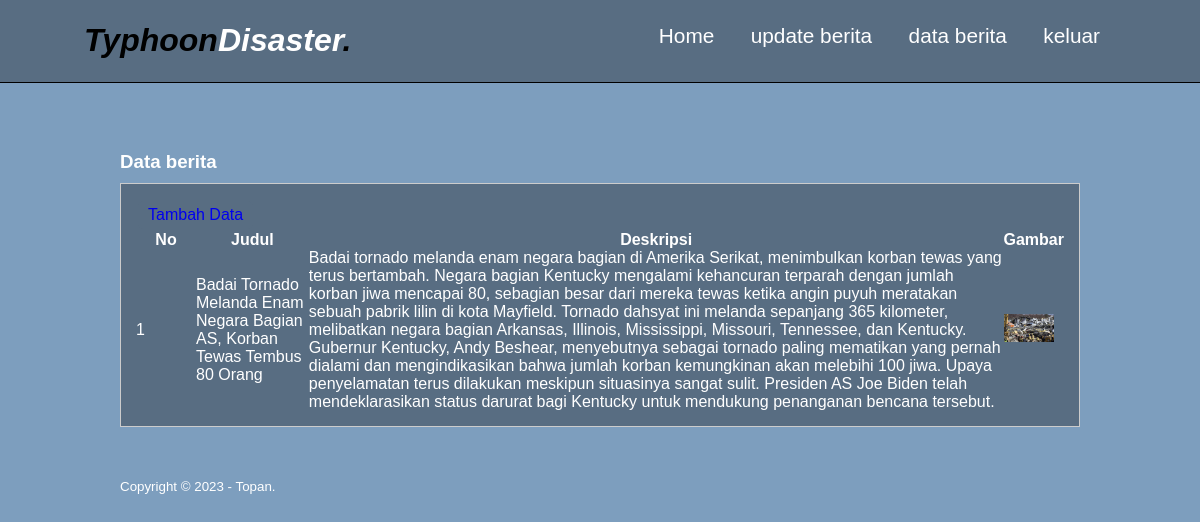
The page /topan/data-berita.php (signed in) on the database its author committed.
### tables this page shows
CREATE TABLE `tb_berita` (
  `judul` varchar(100) NOT NULL,
  `berita_desc` longtext NOT NULL,
  `berita_img` varchar(100) NOT NULL,
  `berita_id` int(11) NOT NULL
);

### topan/data-berita.php (the view, shortened to what this page needs)
<?php
	include 'db.php';
?>
<!DOCTYPE html>
<html>
<head>
	<link rel="stylesheet" type="text/css" href="style2.css">
</head>
<body>
	<header>
		<nav class="navbar">
			<a href="#" class="navbar-logo">Typhoon<span>Disaster</span>.</a>
			<div class="navbar-nav">
				<a href="dashboardadmin.php">Home</a>
				<a href="berita.php">update berita</a>
				<a href="data-berita.php">data berita</a>
				<a href="keluar.php">keluar</a>
			</div>
		</nav>
	</header>
<br><br><br><br><br><br><br>
	<div class="section">
		<div class="container">
			<h3>Data berita</h3>
			<div class="box">
				<p><a href="berita.php" class="box-tambah">Tambah Data</a></p>
				<table border="1" cellspacing="0" class="table">
					<thead>
						<tr>
							<th width="60px">No</th>
							<th>Judul</th>
							<th>Deskripsi</th>
							<th>Gambar</th>
						</tr>
					</thead>
					<tbody>
						<?php
						$no = 1;
						$berita = mysqli_query($conn, "SELECT * FROM tb_berita ORDER BY berita_id DESC");
						if (mysqli_num_rows($berita) > 0) {
							while ($row = mysqli_fetch_array($berita)) {
						?>
								<tr>
									<td><?php echo $no++ ?></td>
									<td><?php echo $row['judul'] ?></td>
									<td><?php echo $row['berita_desc'] ?></td>
									<td><a href="produk/<?php echo $row['berita_img'] ?>" target="_blank"> <img src="img/<?php echo $row['berita_img'] ?>" width="50px"> </a></td>
								</tr>
						<?php }
						} else { ?>
							<tr>
								<td colspan="7">Tidak ada data</td>
							</tr>
						<?php } ?>
					</tbody>
				</table>
			</div>
		</div>
	</div>
	<footer>
		<div class="container">
			<small>Copyright &copy; 2023 - Topan.</small>
		</div>
	</footer>
</body>
</html>

### topan/style2.css (style rules this page uses)
:root { --primary: rgba(0, 8, 255, 0.89); --bg: rgba(0, 13, 255, 0.89); }
* { margin: 0; padding: 0; box-slizing: border-box; outline: none; border: none; text-decoration: none; }
html { scroll-behavior: smooth; }
body { font-family: "poppins", sans-serif; background-color: rgb(125, 158, 190); color: #fff; }
.navbar { display: flex; justify-content: space-between; align-items: center; padding: 1.4rem 7%; background-color: rgb(88, 109, 130); border-bottom: 1px solid #000000; position: fixed; top: 0; left: 0; right: 0; z-index: 9999; }
.navbar .navbar-logo { font-size: 2rem; font-weight: 700; color: #000000; font-style: italic; }
.navbar .navbar-logo span { color: #fff; }
.navbar .navbar-nav a { color: #fff; display: inline-block; font-size: 1.3rem; margin: 0 1rem; }
.navbar .navbar-nav a::after { content: ""; display: block; padding-bottom: 0.5rem; border-bottom: 0.1rem solid #000000; transform: scaleX(0); transition: 0.2s linear; }
.container { width: 80%; margin: 0 auto; }
.section { padding: 25px 0; }
.box-tambah { margin-bottom: 10px; margin: 2px; display: inline-block; padding: 5px 10px; background-color: rgb(88, 109, 130); color: rgb(88, 109, 130) 9; text-decoration: none; border-radius: 5px; border: none; }
.box { background-color: rgb(88, 109, 130); border: 1px solid #ccc; padding: 15px; box-sizing: border-box; margin: 10px 0 25px 0; }

### rows shown on the page
tb_berita: judul "Badai Tornado Melanda Enam Negara Bagian AS, Korban Tewas Tembus 80 Orang", berita_desc "Badai tornado melanda enam negara bagian di Amerika Serikat, menimbulkan korban tewas yang terus bertambah. Negara bagian Kentucky mengalami kehancuran terparah dengan jumlah korban jiwa mencapai 80, sebagian besar dari mereka tewas ketika angin puyuh meratakan sebuah pabrik lilin di kota Mayfield. Tornado dahsyat ini melanda sepanjang 365 kilometer, melibatkan negara bagian Arkansas, Illinois, Mississippi, Missouri, Tennessee, dan Kentucky. Gubernur Kentucky, Andy Beshear, menyebutnya sebagai tornado paling mematikan yang pernah dialami dan mengindikasikan bahwa jumlah korban kemungkinan akan melebihi 100 jiwa. Upaya penyelamatan terus dilakukan meskipun situasinya sangat sulit. Presiden…", berita_img (picture)
